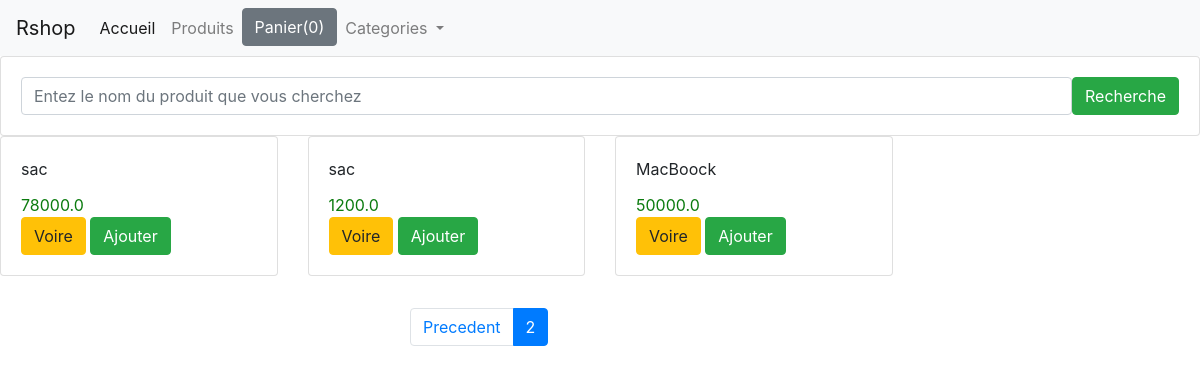
Screenshot of /?page=2 with the database file from the repository.
### shop/models.py (models this page shows, shortened)
class Produit(models.Model):
    title=models.CharField(max_length=200)
    price=models.FloatField()
    description=models.TextField()
    category=models.ForeignKey(Category, related_name="category", on_delete=models.CASCADE)
    image=models.CharField(max_length=5000)
    date_added=models.DateTimeField(auto_now=True)
    class Meta:
        ordering= ['-date_added']

### shop/views.py (the view)
# urls.py: path('',index, name='home'),
def index (request):
    product_object=Produit.objects.all()
    item_name=request.GET.get('item-name')
    if item_name !='' and item_name is not None:
        product_object=Produit.objects.filter(title__icontains=item_name)
    paginator=Paginator(product_object,4)
    page=request.GET.get('page')
    product_object=paginator.get_page(page)
    return render(request,'shop/index.html',{'product_object':product_object})

### shop/templates/shop/index.html (shortened to what this page needs)
{% extends "shop/base.html" %}
{% block content %}
<div class="row">
  <div class="col-md-12">
      <form class="card card-sm">
          <div class="card-body row no-gutters align-items-center">
              <div class="col">
                <input type="search" name="item-name" placeholder="Entez le nom du produit que vous cherchez" class="form-control form-control-borderless">
              </div>
              <div class="col-auto">
                  <button type="submit" class="btn btn-success"> Recherche</button>
              </div>
          </div>
      </form>
  </div>
</div>
<div class="row">
  {% for Produit in product_object  %}
  <div class="col-md-3">
    <div class="card">
      {% load static  %}
      <div class="card-body">
        <div id="aa{{Produit.id}}" class="card-title">{{Produit.title}}</div>
    <div style="color:rgb(11, 123, 14)" id="price{{Produit.id}}" class="card-text">{{Produit.price}}</div>
        <a  href="{{Produit.id}}" class="btn btn-warning">Voire</a>
        <button id="{{Produit.id}}"  class="btn ted btn-success">Ajouter</button>
      </div>
    </div>
  </div>
  {% endfor %}
</div>
<div class="row mt-3">
  <div class="col mt-3 offset-md-4">
    <ul class="pagination">
      {% if product_object.has_previous %}
      <li class="page-item">
        <a class="page-link" href="?page={{produit_object.previous_page_number}}">Precedent</a>
      </li>
      {% endif %}
      <li class="page-item active">
           <a class="page-link" href="?page={{product_object.number}}"> {{product_object.number}} </a>
      </li>
    </ul>
  </div>
</div>
{% endblock %}

### rows the page displays
Produit: title "sac", price "78000.0"
Produit: title "sac", price "1200.0"
Produit: title "MacBoock", price "50000.0"

### other values shown
{{ product_object.number }} "2"
